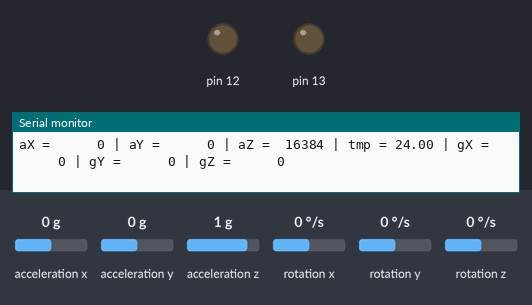
This sketch was run on a simulated Arduino Uno, built with avr-gcc and run on an emulated ATmega328P. On the bench: output pins drawn as LEDs (lit = HIGH), the last lines printed to the serial monitor. Wiring (inferred from the names in the program): MPU-6050 motion sensor at I2C address 0x68. Inputs (shaded band) come from the test bench; at power-on: acceleration x 0 g, acceleration y 0 g, acceleration z 1 g, rotation x 0 °/s, rotation y 0 °/s, rotation z 0 °/s.

Above: at 1.2 s.
1.3 s: acceleration x set to -0.6 g
3.3 s: acceleration x set to -0.9 g
At 4.6 s:
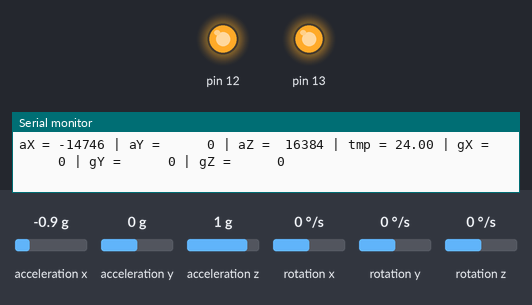
Timing chart, 0 to 6.3 s (numbered marks = the images above; inputs shaded):
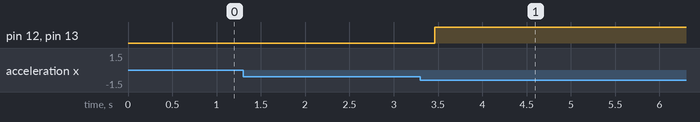

The sketch:

test_gyro.ino
```cpp
#include "Wire.h" // This library allows you to communicate with I2C devices.

const int MPU_ADDR = 0x68; // I2C address of the MPU-6050. If AD0 pin is set to HIGH, the I2C address will be 0x69.

int16_t accelerometer_x, accelerometer_y, accelerometer_z; // variables for accelerometer raw data
int16_t gyro_x, gyro_y, gyro_z; // variables for gyro raw data
int16_t temperature; // variables for temperature data

char tmp_str[7]; // temporary variable used in convert function

char* convert_int16_to_str(int16_t i) { // converts int16 to string. Moreover, resulting strings will have the same length in the debug monitor.
  sprintf(tmp_str, "%6d", i);
  return tmp_str;
}

void setup() {
  pinMode(13,OUTPUT);
  pinMode(12,OUTPUT);
  Serial.begin(9600);
  Wire.begin();
  Wire.beginTransmission(MPU_ADDR); // Begins a transmission to the I2C slave (GY-521 board)
  Wire.write(0x6B); // PWR_MGMT_1 register
  Wire.write(0); // set to zero (wakes up the MPU-6050)
  Wire.endTransmission(true);
}
void loop() {
  Wire.beginTransmission(MPU_ADDR);
  Wire.write(0x3B); // starting with register 0x3B (ACCEL_XOUT_H) [MPU-6000 and MPU-6050 Register Map and Descriptions Revision 4.2, p.40]
  Wire.endTransmission(false); // the parameter indicates that the Arduino will send a restart. As a result, the connection is kept active.
  Wire.requestFrom(MPU_ADDR, 7*2, true); // request a total of 7*2=14 registers

  // "Wire.read()<<8 | Wire.read();" means two registers are read and stored in the same variable
  accelerometer_x = Wire.read()<<8 | Wire.read(); // reading registers: 0x3B (ACCEL_XOUT_H) and 0x3C (ACCEL_XOUT_L)
  accelerometer_y = Wire.read()<<8 | Wire.read(); // reading registers: 0x3D (ACCEL_YOUT_H) and 0x3E (ACCEL_YOUT_L)
  accelerometer_z = Wire.read()<<8 | Wire.read(); // reading registers: 0x3F (ACCEL_ZOUT_H) and 0x40 (ACCEL_ZOUT_L)
  temperature = Wire.read()<<8 | Wire.read(); // reading registers: 0x41 (TEMP_OUT_H) and 0x42 (TEMP_OUT_L)
  gyro_x = Wire.read()<<8 | Wire.read(); // reading registers: 0x43 (GYRO_XOUT_H) and 0x44 (GYRO_XOUT_L)
  gyro_y = Wire.read()<<8 | Wire.read(); // reading registers: 0x45 (GYRO_YOUT_H) and 0x46 (GYRO_YOUT_L)
  gyro_z = Wire.read()<<8 | Wire.read(); // reading registers: 0x47 (GYRO_ZOUT_H) and 0x48 (GYRO_ZOUT_L)

  // print out data
  Serial.print("aX = "); Serial.print(convert_int16_to_str(accelerometer_x));
  Serial.print(" | aY = "); Serial.print(convert_int16_to_str(accelerometer_y));
  Serial.print(" | aZ = "); Serial.print(convert_int16_to_str(accelerometer_z));
  // the following equation was taken from the documentation [MPU-6000/MPU-6050 Register Map and Description, p.30]
  Serial.print(" | tmp = "); Serial.print(temperature/340.00+36.53);
  Serial.print(" | gX = "); Serial.print(convert_int16_to_str(gyro_x));
  Serial.print(" | gY = "); Serial.print(convert_int16_to_str(gyro_y));
  Serial.print(" | gZ = "); Serial.print(convert_int16_to_str(gyro_z));
  Serial.println();

  if(accelerometer_x >12000  )
  {digitalWrite(13,HIGH);
  digitalWrite(12,HIGH);}
  else if(accelerometer_x <-12000  )
  {digitalWrite(13,HIGH);
  digitalWrite(12,HIGH);}
   else if(accelerometer_y >9000  )
  {digitalWrite(13,HIGH);
  digitalWrite(12,HIGH);}
    else if(accelerometer_y <-9000  )
  {digitalWrite(13,HIGH);
  digitalWrite(12,HIGH);}
 else
  {digitalWrite(13,LOW);
  digitalWrite(12,LOW);}


}
```

Measured:
- the behaviour switches between -0.7 and -0.8 g on acceleration x (found by bisection; images 0 and 1)
- after the input at 3.3 s, pin 12, pin 13: LOW → HIGH after 0.17 s
